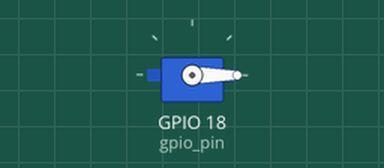
This program was run on a simulated Raspberry Pi (BCM pin numbers). Parts: servo. Servo angles are drawn from the pulse width (0.5 ms = 0°, 2.5 ms = 180°); the clock reads 2024-03-15 10:24:30 at power-on unless the program sets it; what the program prints to the terminal is not drawn. At 10.3 s the program stops and its outputs stay as they are.

Above: at 0.1 s.
At 2.9 s:
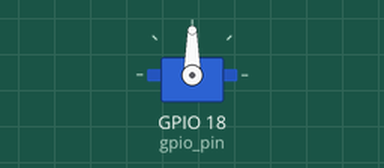
At 5.7 s:
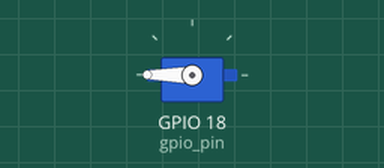
At 9.83 s:
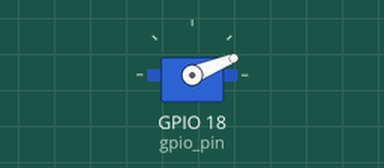
Timing chart, 0 to 11.8 s (numbered marks = the images above):
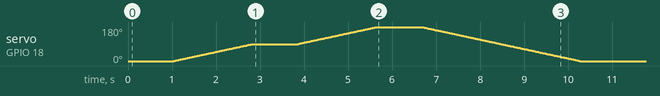

Measured:
- by itself, servo on GPIO 18 (gpio_pin): rises from 0° to 180° in 4.6 s, then falls to 0° in 4.6 s

The program:

servo_controller.py
```python
"""
Servo Controller for Panorama Camera
Controls servo to rotate 180 degrees for panorama capture on Raspberry Pi
"""

import time
import logging
from typing import Optional

logger = logging.getLogger(__name__)

# Try to import RPi.GPIO (only works on Raspberry Pi)
try:
    import RPi.GPIO as GPIO
    GPIO_AVAILABLE = True
except ImportError:
    GPIO_AVAILABLE = False
    logger.warning("RPi.GPIO not available - running in simulation mode")


class ServoController:
    """Controls servo motor for panorama rotation"""

    def __init__(self, gpio_pin: int = 18, min_angle: float = 0, max_angle: float = 180):
        """
        Initialize servo controller.

        Args:
            gpio_pin: GPIO pin number (BCM mode). Default 18 (PWM capable)
            min_angle: Minimum angle (degrees)
            max_angle: Maximum angle (degrees)
        """
        self.gpio_pin = gpio_pin
        self.min_angle = min_angle
        self.max_angle = max_angle
        self.current_angle = min_angle
        self.pwm: Optional[object] = None
        self.initialized = False

        # Servo timing (typical values for SG90/MG996R servos)
        self.min_duty = 2.5    # Duty cycle for 0 degrees
        self.max_duty = 12.5   # Duty cycle for 180 degrees
        self.frequency = 50    # 50 Hz (20ms period)

    def initialize(self) -> bool:
        """Initialize GPIO and PWM for servo control"""
        if not GPIO_AVAILABLE:
            logger.info("Servo simulation mode (no GPIO)")
            self.initialized = True
            return True

        try:
            GPIO.setmode(GPIO.BCM)
            GPIO.setup(self.gpio_pin, GPIO.OUT)
            self.pwm = GPIO.PWM(self.gpio_pin, self.frequency)
            self.pwm.start(0)
            self.initialized = True
            logger.info(f"Servo initialized on GPIO {self.gpio_pin}")
            return True
        except Exception as e:
            logger.error(f"Servo init error: {e}")
            return False

    def _angle_to_duty(self, angle: float) -> float:
        """Convert angle (0-180) to duty cycle"""
        # Linear interpolation
        duty = self.min_duty + (angle / 180.0) * (self.max_duty - self.min_duty)
        return duty

    def set_angle(self, angle: float, smooth: bool = True, step_delay: float = 0.02, degree_step: int = 1):
        """
        Set servo to specific angle.

        Args:
            angle: Target angle (0-180 degrees)
            smooth: If True, move gradually. If False, move immediately.
            step_delay: Delay between steps for smooth movement (seconds)
            degree_step: Degrees to move per step (1=smoothest, higher=faster)
        """
        angle = max(self.min_angle, min(self.max_angle, angle))

        if not GPIO_AVAILABLE:
            if smooth:
                # Simulate smooth movement time
                steps = abs(angle - self.current_angle) / degree_step
                time.sleep(steps * step_delay)
            self.current_angle = angle
            logger.debug(f"[SIM] Servo at {angle}°")
            return

        if not self.initialized or not self.pwm:
            logger.error("Servo not initialized")
            return

        if smooth:
            # Move gradually with configurable step size
            direction = 1 if angle > self.current_angle else -1
            step = degree_step * direction
            current = int(self.current_angle)
            target = int(angle)

            for a in range(current, target + direction, step):
                duty = self._angle_to_duty(a)
                self.pwm.ChangeDutyCycle(duty)
                time.sleep(step_delay)
        else:
            # Move immediately
            duty = self._angle_to_duty(angle)
            self.pwm.ChangeDutyCycle(duty)
            time.sleep(0.3)  # Wait for servo to reach position

        self.pwm.ChangeDutyCycle(0)  # Stop PWM to prevent jitter
        self.current_angle = angle
        logger.debug(f"Servo at {angle}°")

    def rotate_for_panorama(self, num_positions: int = 8, callback=None):
        """
        Rotate servo for panorama capture, stopping at each position.

        Args:
            num_positions: Number of capture positions
            callback: Function to call at each position (receives angle)

        Returns:
            List of angles where captures were made
        """
        angles = []
        step = (self.max_angle - self.min_angle) / (num_positions - 1)

        logger.info(f"Starting panorama rotation: {num_positions} positions")

        # Start at 0 degrees
        self.set_angle(self.min_angle, smooth=True)
        time.sleep(0.5)

        for i in range(num_positions):
            angle = self.min_angle + (i * step)
            self.set_angle(angle, smooth=True)
            time.sleep(0.3)  # Stabilization time

            angles.append(angle)
            logger.info(f"Position {i+1}/{num_positions}: {angle:.1f}°")

            if callback:
                callback(angle)

        logger.info("Panorama rotation complete")
        return angles

    def reset(self):
        """Reset servo to 0 degrees"""
        self.set_angle(0, smooth=True)

    def shutdown(self):
        """Clean up GPIO resources"""
        if GPIO_AVAILABLE and self.pwm:
            self.pwm.stop()
            GPIO.cleanup(self.gpio_pin)
        self.initialized = False
        logger.info("Servo shutdown")


def test_servo():
    """Test servo movement"""
    logging.basicConfig(level=logging.INFO)

    servo = ServoController(gpio_pin=18)

    if servo.initialize():
        print("\n🔄 Testing servo 0° → 180° → 0°")

        servo.set_angle(0)
        print("At 0°")
        time.sleep(1)

        servo.set_angle(90)
        print("At 90°")
        time.sleep(1)

        servo.set_angle(180)
        print("At 180°")
        time.sleep(1)

        servo.set_angle(0)
        print("Back to 0°")

        servo.shutdown()
        print("✅ Test complete!")


if __name__ == "__main__":
    test_servo()
```
